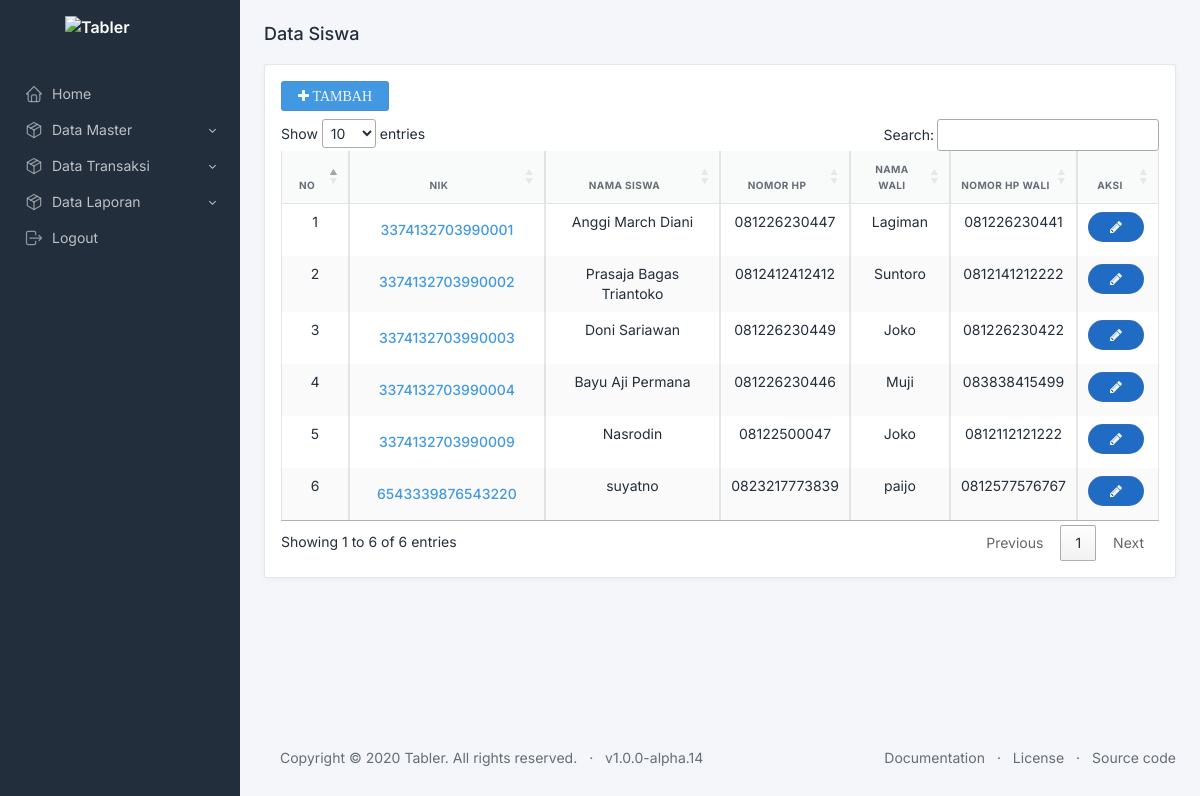
/index.php/siswa, run on the app's committed database.
### tables this page shows
CREATE TABLE `siswa` (
  `nik` varchar(16) NOT NULL,
  `nama` varchar(255) DEFAULT NULL,
  `alamat` varchar(255) DEFAULT NULL,
  `no_hp` varchar(13) DEFAULT NULL,
  `asal_sekolah` varchar(255) DEFAULT NULL,
  `kelas` int(2) DEFAULT NULL,
  `tgl_lahir` date DEFAULT NULL,
  `nama_wali` varchar(255) DEFAULT NULL,
  `hp_wali` varchar(13) DEFAULT NULL
);

### application/libraries/Template.php (called while the page is built)
<?php if ( ! defined('BASEPATH')) exit('No direct script access allowed');
class Template {
		var $template_data = array();
		function set($name, $value)
		{
			$this->template_data[$name] = $value;
		}
		function load($template = '', $view = '' , $view_data = array(), $return = FALSE)
		{
			$this->CI =& get_instance();
			$this->set('contents', $this->CI->load->view($view, $view_data, TRUE));
			return $this->CI->load->view($template, $this->template_data, $return);
		}
}

### application/controllers/Siswa.php (called while the page is built, shortened)
<?php
class Siswa extends CI_Controller{
    function index(){
        $data['siswa'] = $this->Model_siswa->getDataSiswa()->result();
        $this->template->load('template/template','siswa/view_siswa',$data);
    }
}

### index.php (called while the page is built, shortened)
<?php
require_once BASEPATH.'core/CodeIgniter.php';

### application/models/Model_siswa.php (called while the page is built, shortened)
<?php
class Model_siswa extends CI_Model{
    function getDataSiswa(){
        return $this->db->get('siswa');
    }
}

### application/views/siswa/view_siswa.php (the view, shortened to what this page needs)
<h2 class="page-title">
    Data Siswa
</h2>
<div class="row mt-3">
    <div class="col-md-12">
        <div class="card">
            <div class="card-body">
            <a href="#" id="tambahsiswa" class="btn btn-info fa fa-plus mb-2"> TAMBAH</a>
                <table class="table table-striped table-bordered" id="tablesiswa">
                    <thead class>
                        <tr>
                            <th width="30px"><center>No</center></th>
                            <th><center>NIK</center></th>
                            <th><center>Nama Siswa</center></th>
                            <th><center>Nomor Hp</center></th>
                            <th><center>Nama Wali</center></th>
                            <th><center>Nomor Hp Wali</center></th>
                            <th><center>Aksi</center></th>
                        </tr>
                    </thead>
                    <tboody>
                        <?php
                            $no = 1;
                            foreach ($siswa as $b){
                        ?>
                        <tr>
                            <td><center><?php echo $no; ?></center></td>
                            <td><center><a href="#" data-detail="<?php echo $b->nik; ?>" class="btn btn-ghost-info detail"><?php echo $b->nik; ?></a></center></td>
                            <td><center><?php echo $b->nama; ?></center></td>
                            <td><center><?php echo $b->no_hp; ?></center></td>
                            <td><center><?php echo $b->nama_wali; ?></center></td>
                            <td><center><?php echo $b->hp_wali; ?></center></td>
                            <td width="60px">
                                <a href="#" data-nik="<?php echo $b->nik; ?>" class="btn btn-primary btn-pill fa fa-pencil edit"></a>
                            </td>
                        </tr>
                        <?php
                            $no++;
                            }
                        ?>
                </table>
            </div>
        </div>
    </div>
</div>

### application/views/template/template.php (style rules this page uses)
body { display: none; }

### data on the page
siswa: nik "3374132703990001", nama "Anggi March Diani", no_hp "081226230447", nama_wali "Lagiman", hp_wali "081226230441"
siswa: nik "3374132703990002", nama "Prasaja Bagas Triantoko", no_hp "0812412412412", nama_wali "Suntoro", hp_wali "0812141212222"
siswa: nik "3374132703990003", nama "Doni Sariawan", no_hp "081226230449", nama_wali "Joko", hp_wali "081226230422"
siswa: nik "3374132703990004", nama "Bayu Aji Permana", no_hp "081226230446", nama_wali "Muji", hp_wali "083838415499"
siswa: nik "3374132703990009", nama "Nasrodin", no_hp "08122500047", nama_wali "Joko", hp_wali "0812112121222"
siswa: nik "6543339876543220", nama "suyatno", no_hp "0823217773839", nama_wali "paijo", hp_wali "0812577576767"
